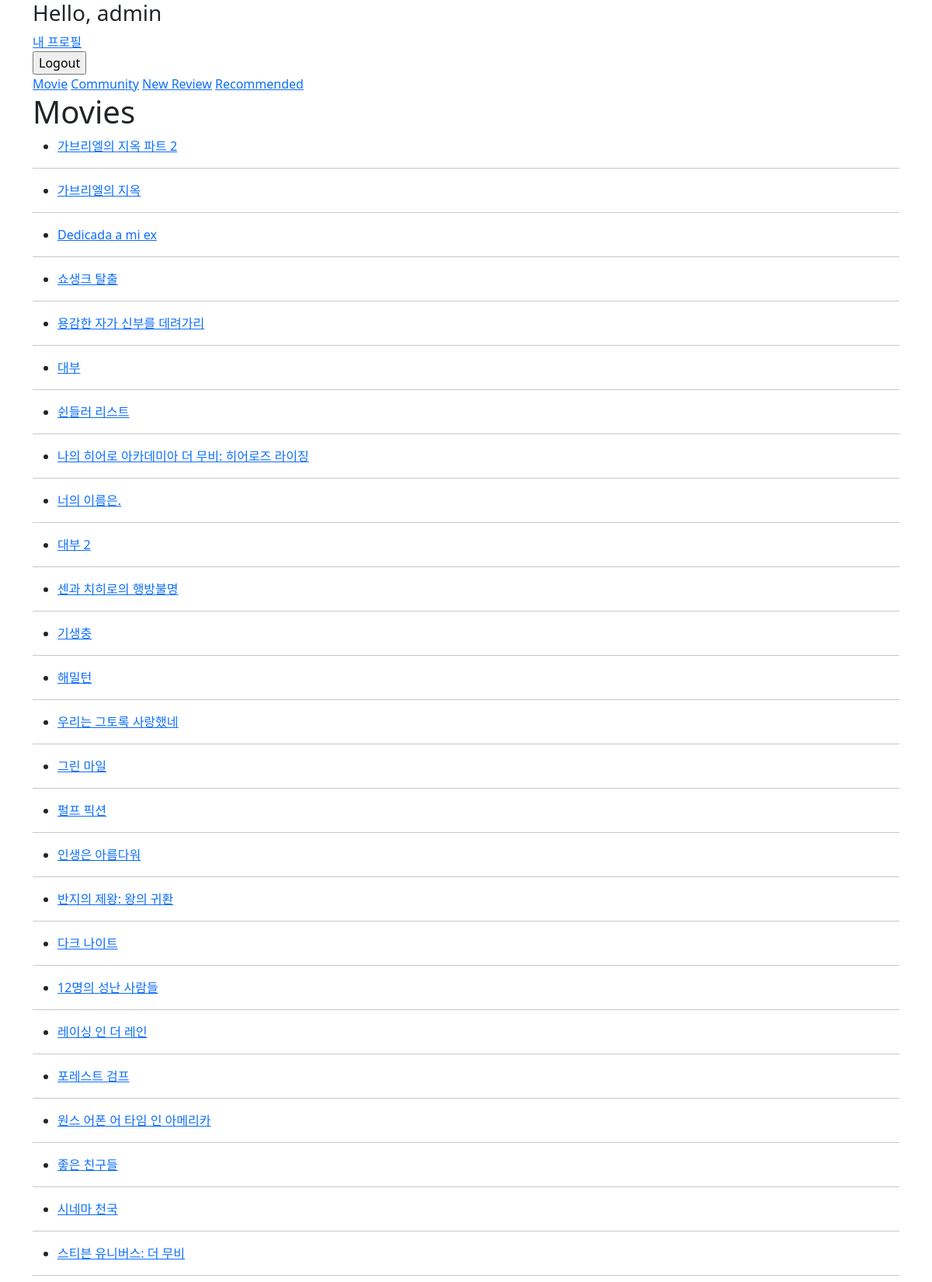
/movies/ (signed in, upper part), run on the app's committed database.
### movies/models.py (models this page shows)
class Movie(models.Model):
    title = models.CharField(max_length=100)
    release_date = models.DateField()
    popularity = models.FloatField()
    vote_count = models.IntegerField()
    vote_average = models.FloatField()
    overview = models.TextField()
    poster_path = models.CharField(max_length=200)
    genres = models.ManyToManyField(Genre)

### movies/views.py (the view)
# urls.py: path('', views.index, name='index'),
def index(request):
    movies = Movie.objects.order_by('-vote_average')
    context = {
        'movies': movies,
    }
    return render(request, 'movies/index.html', context)

### movies/templates/movies/index.html
{% extends 'base.html' %}
{% block content %}
  <h1>Movies</h1>
  {% for movie in movies %}
    <ul>
      <li>
        <a href="{% url 'movies:detail' movie.pk %}">{{ movie.title }}</a>
      </li>
    </ul>
    <hr>
  {% endfor %}
{% endblock %}

### data on the page
Movie: title "가브리엘의 지옥 파트 2"
Movie: title "가브리엘의 지옥"
Movie: title "Dedicada a mi ex"
Movie: title "쇼생크 탈출"
Movie: title "용감한 자가 신부를 데려가리"
Movie: title "대부"
Movie: title "쉰들러 리스트"
Movie: title "나의 히어로 아카데미아 더 무비: 히어로즈 라이징"
Movie: title "너의 이름은."
Movie: title "대부 2"
Movie: title "센과 치히로의 행방불명"
Movie: title "기생충"
Movie: title "해밀턴"
Movie: title "우리는 그토록 사랑했네"
Movie: title "그린 마일"
Movie: title "펄프 픽션"
Movie: title "인생은 아름다워"
Movie: title "반지의 제왕: 왕의 귀환"
Movie: title "다크 나이트"
Movie: title "12명의 성난 사람들"
Movie: title "레이싱 인 더 레인"
Movie: title "포레스트 검프"
Movie: title "원스 어폰 어 타임 인 아메리카"
Movie: title "좋은 친구들"
Movie: title "시네마 천국"
Movie: title "스티븐 유니버스: 더 무비"
